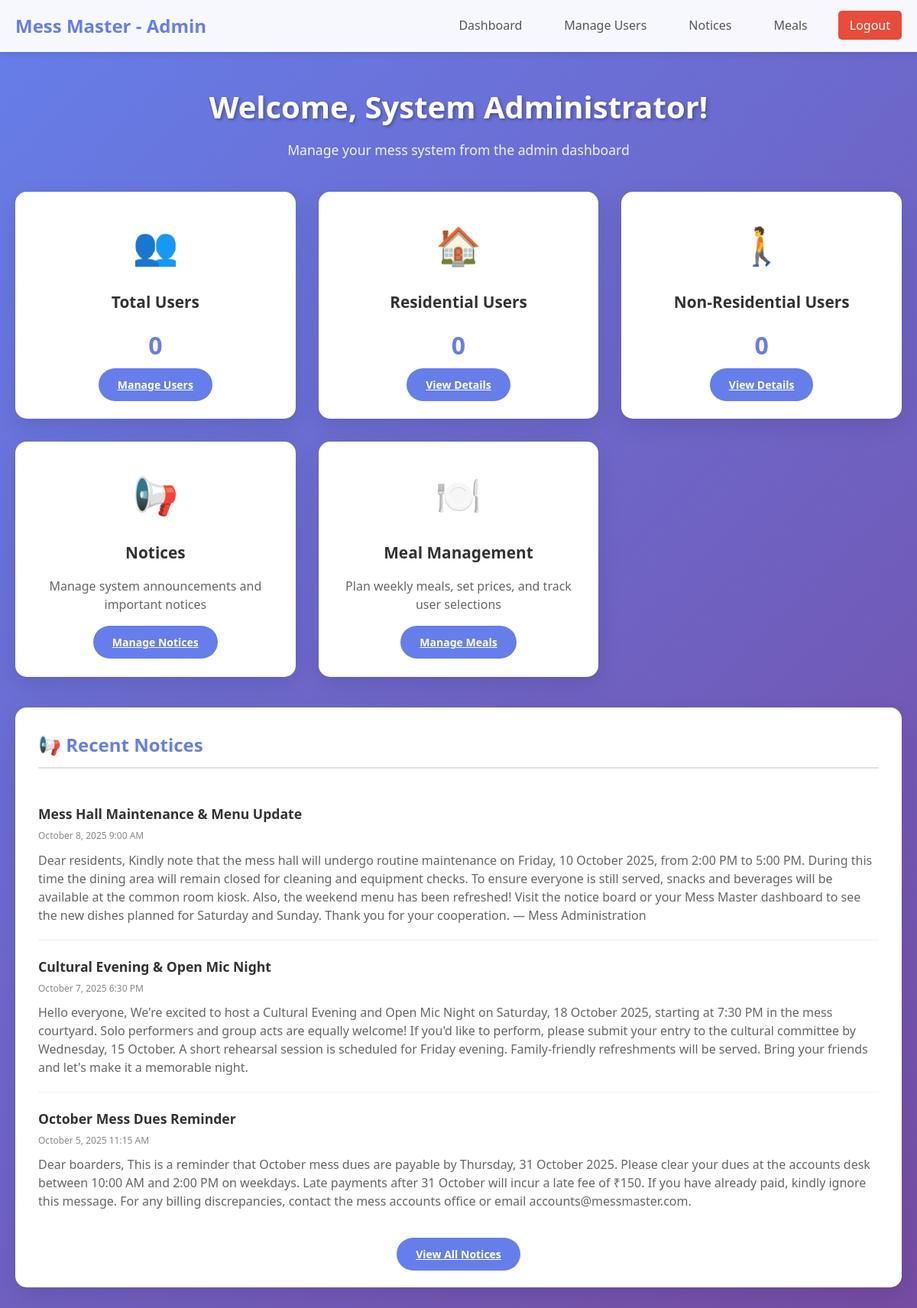
The app's page /admin_dashboard.php (signed in), older data.
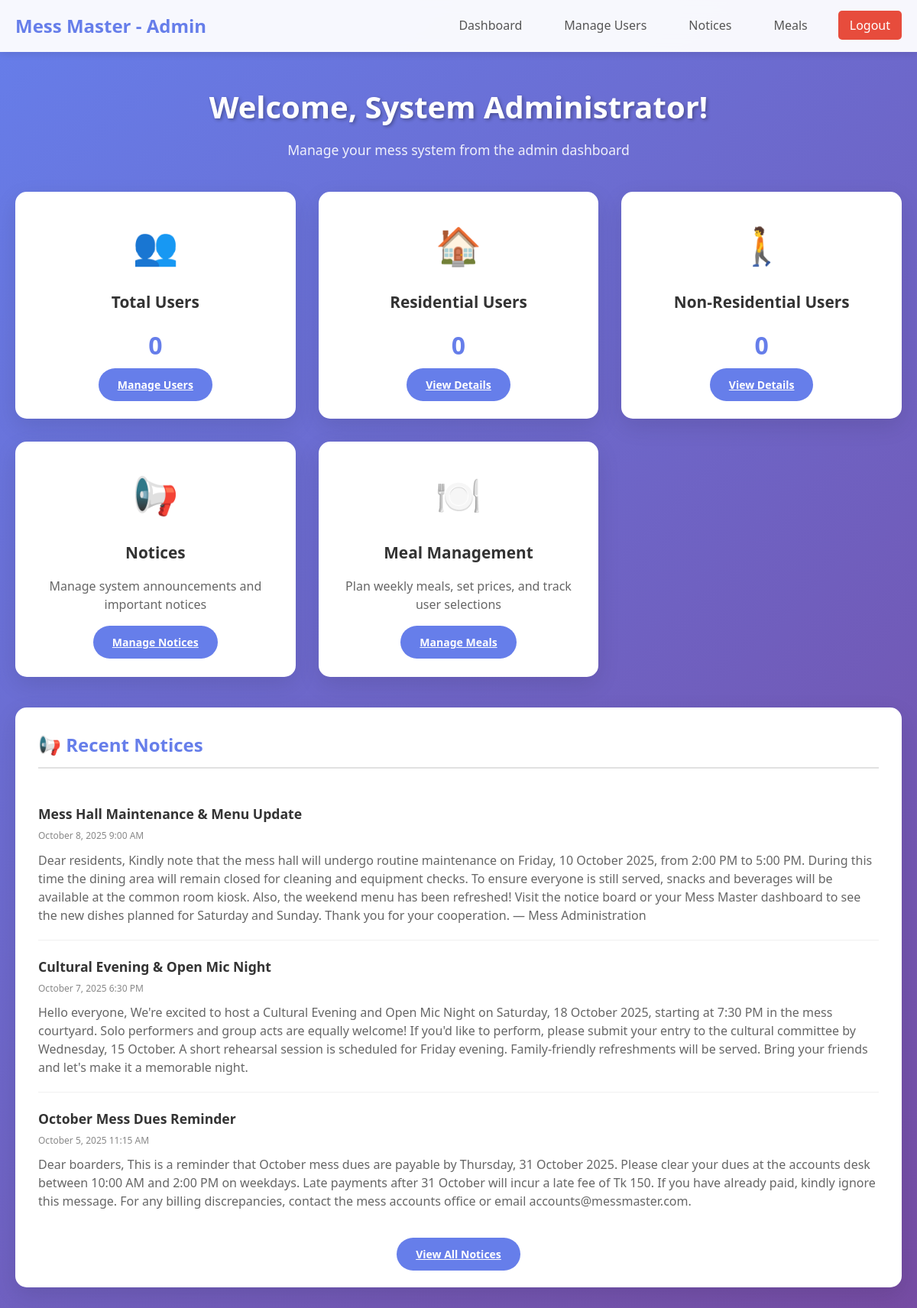
The same page, newer data.
### tables this page shows
CREATE TABLE notices (
    id INT AUTO_INCREMENT PRIMARY KEY,
    title VARCHAR(200) NOT NULL,
    description TEXT,
    created_at TIMESTAMP DEFAULT CURRENT_TIMESTAMP
);

### admin_dashboard.php (the view, shortened to what this page needs)
<?php
include 'config.php';
$totalUsers = $conn->query("SELECT COUNT(*) AS c FROM users")->fetch_assoc()['c'];
$resUsers = $conn->query("SELECT COUNT(*) AS c FROM users WHERE type='Residential'")->fetch_assoc()['c'];
$nonResUsers = $conn->query("SELECT COUNT(*) AS c FROM users WHERE type='Non-Residential'")->fetch_assoc()['c'];
$notices = $conn->query("SELECT * FROM notices ORDER BY created_at DESC LIMIT 5");
$adminName = $_SESSION['name'] ?? $_SESSION['username'];
?>
<!DOCTYPE html>
<html lang="en">
<head>
    <link rel="stylesheet" href="style.css">
</head>
<body>
    <nav class="navbar">
        <div class="nav-container">
            <h2 class="nav-title">Mess Master - Admin</h2>
            <ul class="nav-links">
                <li><a href="admin_dashboard.php">Dashboard</a></li>
                <li><a href="admin_manage_users.php">Manage Users</a></li>
                <li><a href="admin_notices.php">Notices</a></li>
                <li><a href="admin_meals.php">Meals</a></li>
                <li><a href="logout.php" class="logout-link">Logout</a></li>
            </ul>
        </div>
    </nav>
    <div class="dashboard-container">
        <div class="welcome-section">
            <h1>Welcome, <?php echo htmlspecialchars($adminName); ?>!</h1>
            <p>Manage your mess system from the admin dashboard</p>
        </div>
        <div class="dashboard-grid">
            <div class="dashboard-card">
                <div class="card-icon">👥</div>
                <h3>Total Users</h3>
                <p style="font-size: 2rem; font-weight: bold; color: #667eea; margin: 15px 0;"><?= $totalUsers ?></p>
                <a href="admin_manage_users.php" class="view-details-btn">Manage Users</a>
            </div>
            <div class="dashboard-card">
                <div class="card-icon">🏠</div>
                <h3>Residential Users</h3>
                <p style="font-size: 2rem; font-weight: bold; color: #667eea; margin: 15px 0;"><?= $resUsers ?></p>
                <a href="admin_manage_users.php" class="view-details-btn">View Details</a>
            </div>
            <div class="dashboard-card">
                <div class="card-icon">🚶</div>
                <h3>Non-Residential Users</h3>
                <p style="font-size: 2rem; font-weight: bold; color: #667eea; margin: 15px 0;"><?= $nonResUsers ?></p>
                <a href="admin_manage_users.php" class="view-details-btn">View Details</a>
            </div>
            <div class="dashboard-card">
                <div class="card-icon">📢</div>
                <h3>Notices</h3>
                <p>Manage system announcements and important notices</p>
                <a href="admin_notices.php" class="view-details-btn">Manage Notices</a>
            </div>
            <div class="dashboard-card">
                <div class="card-icon">🍽️</div>
                <h3>Meal Management</h3>
                <p>Plan weekly meals, set prices, and track user selections</p>
                <a href="admin_meals.php" class="view-details-btn">Manage Meals</a>
            </div>
        </div>
        <?php if ($notices->num_rows > 0): ?>
        <div class="details-section">
            <h2>📢 Recent Notices</h2>
            <div class="details-content">
                <?php while($n = $notices->fetch_assoc()): ?>
                <div class="notice-item">
                    <div class="notice-title"><?= htmlspecialchars($n['title']) ?></div>
                    <div class="notice-date"><?= date('F j, Y g:i A', strtotime($n['created_at'])) ?></div>
                    <div class="notice-content"><?= htmlspecialchars($n['description']) ?></div>
                </div>
                <?php endwhile; ?>
            </div>
            <div style="text-align: center;">
                <a href="admin_notices.php" class="view-details-btn">View All Notices</a>
            </div>
        </div>
        <?php endif; ?>
    </div>
</body>
</html>

### style.css (style rules this page uses)
* { margin: 0; padding: 0; box-sizing: border-box; }
body { font-family: 'Segoe UI', Tahoma, Geneva, Verdana, sans-serif; line-height: 1.6; color: #333; background: linear-gradient(135deg, #667eea 0%, #764ba2 100%); min-height: 100vh; }
.navbar { background: rgba(255, 255, 255, 0.95); backdrop-filter: blur(10px); padding: 15px 0; box-shadow: 0 2px 10px rgba(0, 0, 0, 0.1); position: sticky; top: 0; z-index: 100; }
.nav-container { max-width: 1200px; margin: 0 auto; padding: 0 20px; display: flex; justify-content: space-between; align-items: center; }
.nav-title { color: #667eea; font-size: 1.5rem; font-weight: 700; }
.nav-links { display: flex; list-style: none; gap: 25px; }
.nav-links a { text-decoration: none; color: #555; font-weight: 500; padding: 8px 15px; border-radius: 5px; transition: all 0.3s ease; }
.logout-link { background: #e74c3c !important; color: white !important; }
.dashboard-container { max-width: 1200px; margin: 0 auto; padding: 40px 20px; }
.welcome-section { text-align: center; margin-bottom: 40px; color: white; }
.welcome-section h1 { font-size: 2.5rem; margin-bottom: 10px; text-shadow: 2px 2px 4px rgba(0, 0, 0, 0.3); }
.welcome-section p { font-size: 1.1rem; opacity: 0.9; }
.dashboard-grid { display: grid; grid-template-columns: repeat(auto-fit, minmax(300px, 1fr)); gap: 30px; margin-bottom: 40px; }
.dashboard-card { background: white; padding: 30px; border-radius: 15px; box-shadow: 0 10px 30px rgba(0, 0, 0, 0.1); text-align: center; transition: transform 0.3s ease, box-shadow 0.3s ease; border: 2px solid transparent; }
.card-icon { font-size: 3rem; margin-bottom: 20px; display: block; }
.dashboard-card h3 { color: #333; margin-bottom: 15px; font-size: 1.3rem; }
.dashboard-card p { color: #666; margin-bottom: 25px; line-height: 1.5; }
.view-details-btn { background: #667eea; color: white; border: none; padding: 12px 25px; border-radius: 25px; font-weight: 600; cursor: pointer; transition: all 0.3s ease; font-size: 14px; }
.details-section { background: white; padding: 30px; border-radius: 15px; box-shadow: 0 10px 30px rgba(0, 0, 0, 0.1); margin: 30px 0; animation: fadeInUp 0.5s ease-out; }
.details-section h2 { color: #667eea; margin-bottom: 25px; font-size: 1.5rem; border-bottom: 2px solid #e1e1e1; padding-bottom: 10px; }
.details-content { margin-bottom: 25px; }
.notice-item { padding: 20px 0; border-bottom: 1px solid #f0f0f0; }
.notice-item:last-child { border-bottom: none; }
.notice-title { font-weight: 600; color: #333; margin-bottom: 5px; font-size: 1.1rem; }
.notice-date { font-size: 12px; color: #888; margin-bottom: 10px; }
.notice-content { color: #666; line-height: 1.5; }

Row changes from the older to the newer data that the page shows:
changed notices "October Mess Dues Reminder": description "…a late fee of ₹150. If you have already…" → "…a late fee of Tk 150. If you have already…"
